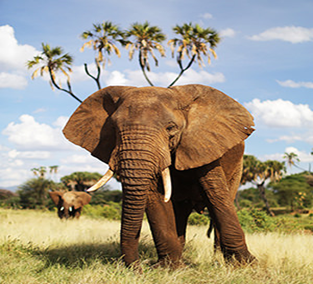
#> input picture 1. Sklearn Image Processing/image_data/elephant.png, 313 x 284 px
$ jupyter execute --allow-errors 'Sklearn Image Processing 1.ipynb'
#> lines starting #> are read from the running program, lines starting #| are printed output that depends on the picture; after the words box and inside, x2 and y2 are one past the last pixel; in counts of white or black regions, pixels touching at a corner belong together
[cell 1]
import os
os.chdir("..\\Sklearn Image Processing")
import matplotlib.pyplot as plt
import numpy as np

#> (the rest of this cell did not finish here and is left out)

##### Basic exploration by reading local image

[cell 2]
from skimage.io import imread
img_path = './image_data/elephant.png' # elephant
img = imread(img_path)
#> img is the input picture: shape (284, 313, 4); mean R, G, B, A 160.4, 151.7, 133.6, 255
img.shape # H x W x C
img.size # multiplication of HxWxC
type(img)
img.dtype

plt.imshow(img)
plt.show()

[cell 3]
# Normalise
x = img/255 # np.max(img), np.min(img)
print(type(x))
#| <class 'numpy.ndarray'>
print(x.shape) # H x W x C
#| (284, 313, 4)
plt.imshow(x)

[cell 4]
# Gray image reading
img = imread(img_path, as_gray=True)
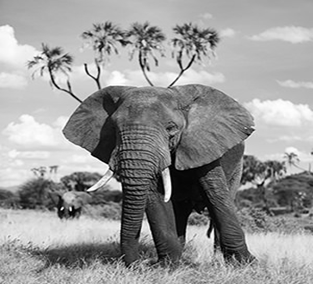
#> img: shape (284, 313) float64; min 0, max 1, mean 0.597
img.shape # H x W x C
img.size # multiplication of WxHxC
type(img)

plt.imshow(img, cmap=plt.get_cmap('gray')) # cm.gray
plt.show()

[cell 5]
#Gray to Black and White
# Pixel range is 0...255, 256/2 = 128
np.min(img), np.max(img)
cutoff = np.max(img)/2
#> cutoff = 0.5
img[img < cutoff] = 0    # Black
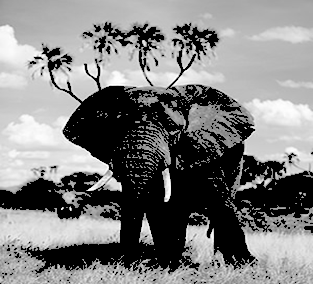
#> img: shape (284, 313) float64; min 0, max 1, mean 0.498
img[img >= cutoff] = 1 # White
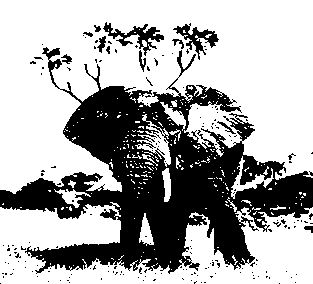
#> img: shape (284, 313) float64; values 0 (black) and 1 (white), 66.6% white; 188 black regions (176 under 20 px), largest, box (x1, y1, x2, y2) and area: (0, 47, 313, 274) 27534, (103, 22, 164, 56) 618, (173, 23, 219, 60) 520

plt.imshow(img, cmap=plt.get_cmap('gray')) # cm.gray
plt.show()
